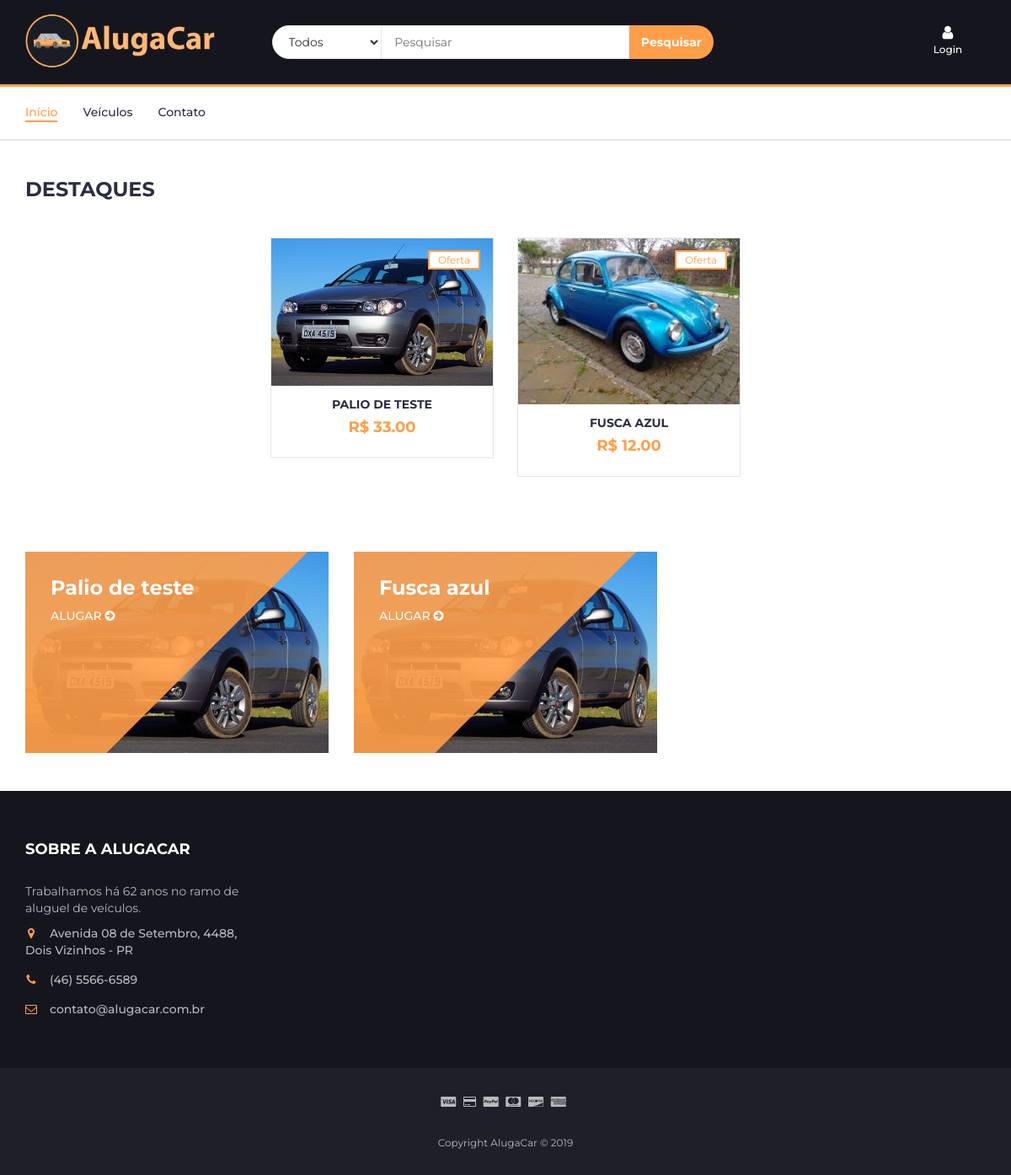
Before: / with the older database file.
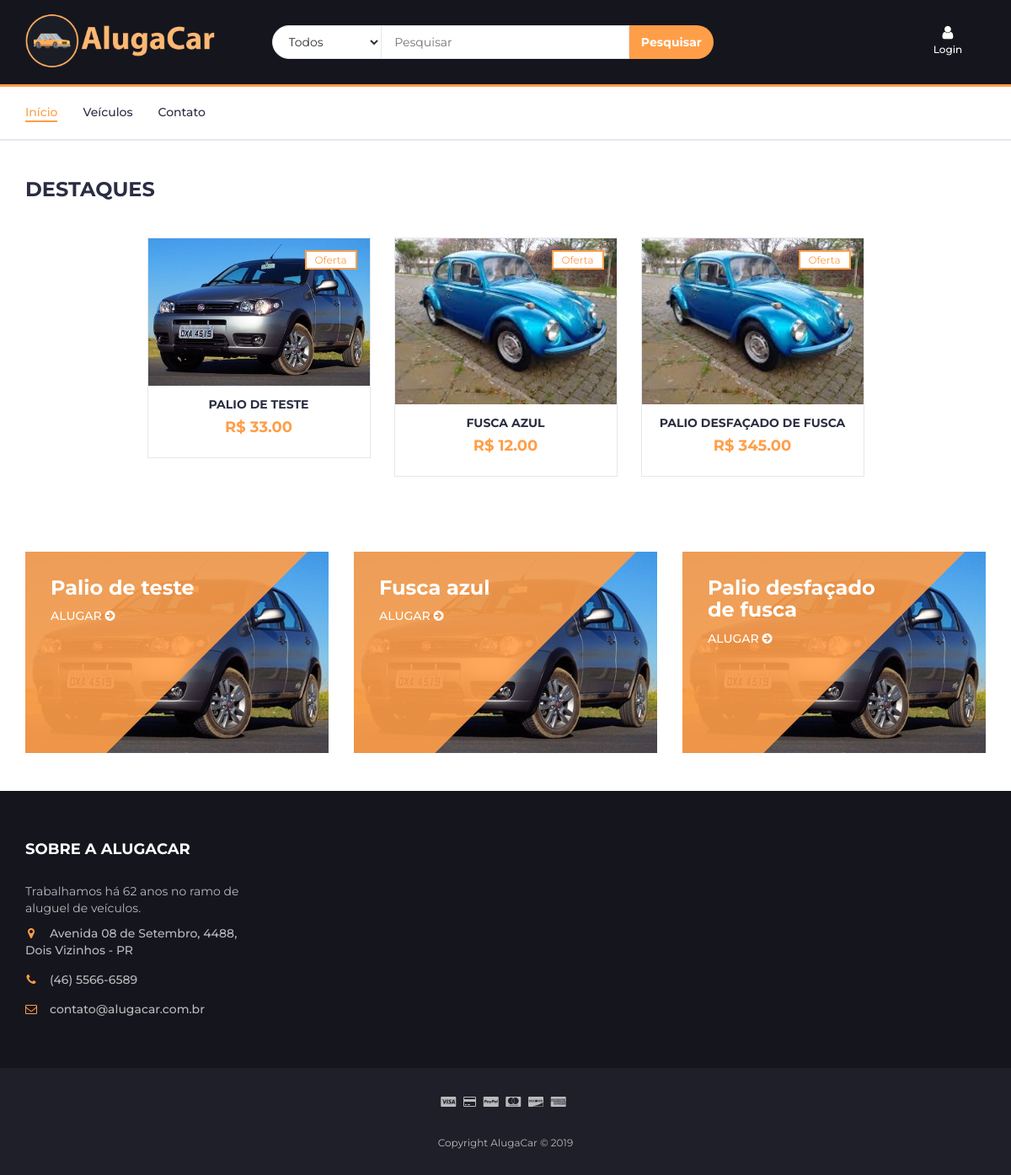
After: the same page with the newer database file.
### AlugaCarSite/models.py (models this page shows, shortened)
class Cliente(models.Model):
    nome = models.CharField(max_length=50)
    email = models.CharField(max_length=50)
    senha = models.CharField(max_length=50)

class Carro(models.Model):
    descricao = models.CharField(max_length=50)
    disponivel = models.BooleanField(default=True)
    valorDia = models.DecimalField(max_digits=10, decimal_places=2)
    marca = models.ForeignKey(Marca, on_delete=models.CASCADE)
    modelo = models.ForeignKey(Modelo,on_delete=models.CASCADE)
    caminhoFoto = models.ImageField(null=True, blank = True,upload_to='AlugaCarSite/static/galeria/carros')
    def getfoto(self):
        dir = str(self.caminhoFoto)
        print(dir,"--------------->")
        dir = dir[20:]
        print(dir)
        return dir

### AlugaCarSite/views.py (the view)
# urls.py: 2. Add a URL to urlpatterns:  path('', views.home, name='home')
def home(request):
    id = request.session.get('login', None)
    if not id or id<0:
        user = Cliente("-1","Login","-1")
    else:
        user = Cliente.objects.get(id=id)
    carros = Carro.objects.all()
    marcas = Marca.objects.all()
    return render(request, "index.html",{'cliente':user,'carros':carros,'marcas':marcas})

### AlugaCarSite/templates/index.html (shortened to what this page needs)
{% load staticfiles %}
<!DOCTYPE html>
<html lang="pt">
<head>
	<link type="text/css" rel="stylesheet" href="{% static 'css/bootstrap.min.css' %}" />
	<link type="text/css" rel="stylesheet" href="{% static 'css/slick.css' %}" />
	<link type="text/css" rel="stylesheet" href="{% static 'css/slick-theme.css' %}" />
	<link type="text/css" rel="stylesheet" href="{% static 'css/nouislider.min.css' %}" />
	<link rel="stylesheet" href="{% static 'css/font-awesome.min.css' %}">
	<link type="text/css" rel="stylesheet" href="{% static 'css/style.css' %}" />
</head>
<body>
	<header>
		<div id="header">
			<div class="container">
				<div class="row">
					<div class="col-md-3">
						<div class="header-logo">
							<a href="/" class="logo">
								<img src="{% static '/img/banner.png' %}" alt="" width='225'>
							</a>
						</div>
					</div>
					<div class="col-md-6">
						<div class="header-search">
							<form>
								<select class="input-select" id="selectMarcas" onchange="filtrarMarcas()">
									<option value="0">Todos</option>
								</select>
								<input class="input" placeholder="Pesquisar">
								<button class="search-btn">Pesquisar</button>
							</form>
						</div>
					</div>
					<div class="col-md-3 clearfix">
						<div class="header-ctn">
							<div class="dropdown">
								{% if cliente.nome == "Login" %}
								<a href="{% url 'login_user' %}" class="dropdown-toggle" aria-expanded="true">
									<i class="fa fa-user"></i>
									<span>{{cliente.nome}}</span>
								</a>
								{% endif %}
							</div>
						</div>
					</div>
				</div>
			</div>
		</div>
	</header>
	<nav id="navigation">
		<div class="container">
			<div id="responsive-nav">
				<ul class="main-nav nav navbar-nav">
					<li class="active"><a href="/">Início</a></li>
					<li><a href="#veiculos">Veículos</a></li>
					<li><a href="#contato">Contato</a></li>
				</ul>
			</div>
		</div>
	</nav>
	<div class="section">
		<div class="container">
			<div class="row">
				<div class="col-md-12">
					<div class="section-title">
						<h3 class="title">Destaques</h3>
					</div>
				</div>
				<div class="col-md-12">
					<div class="row">
						<div class="products-tabs">
							<div id="tab1" class="tab-pane active">
								<div class="products-slick" data-nav="#slick-nav-1">
									{% for car in carros %}
									{% if car.disponivel %}
										<div class="product c{{car.marca.id }}">
											<div class="product-img">
												<img src="{% static car.getfoto %}" alt="">
												<div class="product-label">
													<span class="sale">Oferta</span>
												</div>
											</div>
											<div class="product-body">
												<h3 class="product-name"><a href="#">{{car.descricao}}</a></h3>
												<h4 class="product-price">R$ {{car.valorDia}}</h4>
											</div>
											<div class="add-to-cart">
												<button class="add-to-cart-btn">
													Alugar</button>
											</div>
										</div>
									{% endif %}
									{% endfor %}
								</div>
							</div>
						</div>
					</div>
				</div>
			</div>
		</div>
	</div>
	<div class="section" id="veiculos">
		<div class="container">
			<div class="row">
				{% for car in carros %}
				{% if car.disponivel %}
				<div class="col-md-4 col-xs-6">
					<div class="shop">
						<div class="shop-img">
							<img src="{% static '/img/palio.jpeg' %}" alt="">
						</div>
						<div class="shop-body">
							<h3>{{car.descricao}}</h3>
							<a href="#" class="cta-btn">Alugar <i class="fa fa-arrow-circle-right"></i></a>
						</div>
					</div>
				</div>
				{% endif %}
				{% endfor %}
			</div>
		</div>
	</div>
	<footer id="footer">
		<div class="section" id="contato">
			<div class="container">
				<div class="row">
					<div class="col-md-3 col-xs-6">
						<div class="footer">
							<h3 class="footer-title">Sobre a AlugaCar</h3>
							<p>Trabalhamos há 62 anos no ramo de aluguel de veículos.</p>
							<ul class="footer-links">
								<li><a href="https://www.google.com/maps/search/?api=1&query=UTFPR+Dois+Vizinhos"><i
											class="fa fa-map-marker"></i>Avenida 08 de Setembro, 4488, Dois Vizinhos -
										PR</a></li>
								<li><a href="tel:4655666589"><i class="fa fa-phone"></i>(46) 5566-6589</a></li>
								<li><a href="mailto:contato@alugacar.com.br"><i
											class="fa fa-envelope-o"></i>contato@alugacar.com.br</a></li>
							</ul>
						</div>
					</div>
				</div>
			</div>
		</div>
		<div id="bottom-footer" class="section">
			<div class="container">
				<div class="row">
					<div class="col-md-12 text-center">
						<ul class="footer-payments">
							<li><i class="fa fa-cc-visa"></i></li>
							<li><i class="fa fa-credit-card"></i></li>
							<li><i class="fa fa-cc-paypal"></i></li>
							<li><i class="fa fa-cc-mastercard"></i></li>
							<li><i class="fa fa-cc-discover"></i></li>
							<li><i class="fa fa-cc-amex"></i></li>
						</ul>
						<span class="copyright">
							Copyright AlugaCar &copy;
						</span>
					</div>
				</div>
			</div>
		</div>
	</footer>
</body>
</html>

Changed rows visible on the page:
added Carro: caminhoFoto (picture), descricao "PALIO DESFAÇADO DE FUSCA", valorDia "345.00", disponivel True (drawn), descricao "Palio desfaçado de fusca"
